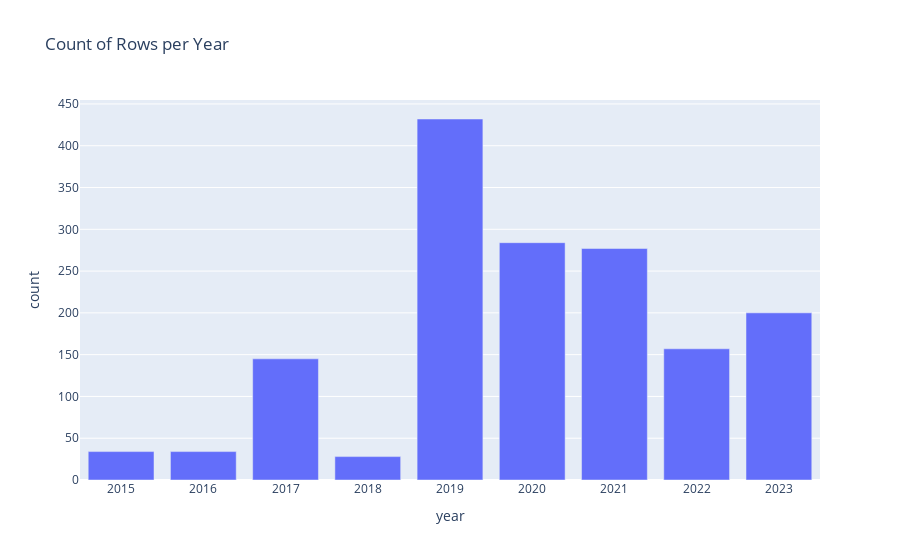

Notebook code cell kept with this figure:
### Code cell
yearly_counts = texas_outages.groupby('year').size().reset_index(name='count')
yearly_customers_out = houston_outages.groupby('year')['customers_out'].sum().reset_index()

# Create a bar plot with Plotly
fig = px.bar(yearly_counts, x='year', y='count', title='Count of Rows per Year')

# Show the plot
fig.show()

### Figure 1 — Plotly figure (JSON) as saved in the notebook; plotly's stock layout.template omitted (floating-point values rounded to 4 significant figures)
{"data": [{"alignmentgroup": "True", "hovertemplate": "year=%{x}<br>count=%{y}<extra></extra>", "legendgroup": "", "marker": {"color": "#636efa", "pattern": {"shape": ""}}, "name": "", "offsetgroup": "", "orientation": "v", "showlegend": false, "textposition": "auto", "type": "bar", "x": [2015, 2016, 2017, 2018, 2019, 2020, 2021, 2022, 2023], "xaxis": "x", "y": [34, 34, 145, 28, 432, 284, 277, 157, 200], "yaxis": "y"}], "layout": {"barmode": "relative", "legend": {"tracegroupgap": 0}, "title": {"text": "Count of Rows per Year"}, "xaxis": {"anchor": "y", "domain": [0, 1], "title": {"text": "year"}}, "yaxis": {"anchor": "x", "domain": [0, 1], "title": {"text": "count"}}}}
